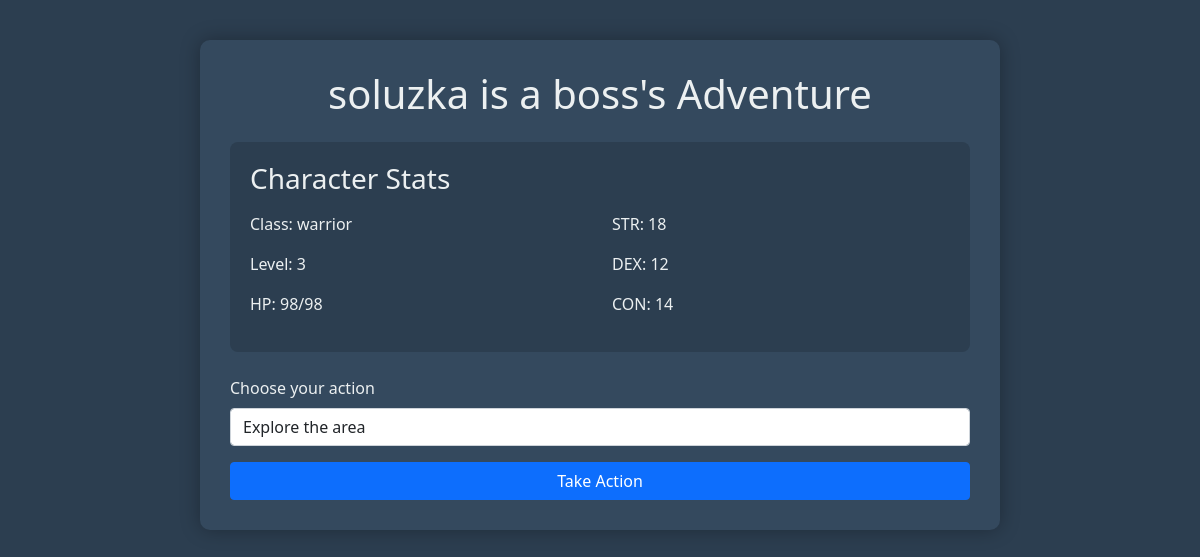
Page /game/1 (signed in) on the committed database.
### app.py (models this page shows, shortened)
class Character(db.Model):
    id = db.Column(db.Integer, primary_key=True)
    name = db.Column(db.String(80), nullable=False)
    char_class = db.Column(db.String(80), nullable=False)
    level = db.Column(db.Integer, default=1)
    hp = db.Column(db.Integer, default=70)
    max_hp = db.Column(db.Integer, default=70)
    strength = db.Column(db.Integer, default=10)
    dexterity = db.Column(db.Integer, default=10)
    constitution = db.Column(db.Integer, default=10)
    intelligence = db.Column(db.Integer, default=10)
    wisdom = db.Column(db.Integer, default=10)
    charisma = db.Column(db.Integer, default=10)
    gold = db.Column(db.Integer, default=0)
    experience = db.Column(db.Integer, default=0)
    inventory = db.Column(db.String(500), default='[]')
    equipment = db.Column(db.String(500), default='{"weapon": "Fists", "armor": "Clothes"}')
    abilities = db.Column(db.String(500), default='[]')
    user_id = db.Column(db.Integer, db.ForeignKey('user.id'), nullable=False)
    version = db.Column(db.Integer, default=1)

### app.py (the view, shortened to what this page needs)
@app.route('/game/<int:character_id>', methods=['GET', 'POST'])
@login_required
def game(character_id):
    character = Character.query.get_or_404(character_id)
    if character.user_id != current_user.id:
        return "Unauthorized", 403
    form = GameForm()
    return render_template('game.html', character=character, form=form)

### app.py
class GameForm(FlaskForm):
    action = SelectField('Choose your action',
                      choices=[
                          ('explore', 'Explore the area'),
                          ('fight', 'Look for enemies'),
                          ('rest', 'Rest and heal'),
                          ('inventory', 'Check inventory')
                      ],
                      validators=[DataRequired()])
    submit = SubmitField('Take Action')

### app.py (called while the page is built)
@login_manager.user_loader
def load_user(user_id):
    return User.query.get(int(user_id))

### templates/game.html (shortened to what this page needs)
<!DOCTYPE html>
<html lang="en">
<head>
    <link href="https://cdn.jsdelivr.net/npm/bootstrap@5.1.3/dist/css/bootstrap.min.css" rel="stylesheet">
</head>
<body>
    <div class="container">
        <div class="game-container">
            <h1 class="text-center mb-4">{{ character.name }}'s Adventure</h1>
            <div class="character-stats">
                <h3 class="mb-3">Character Stats</h3>
                <div class="row">
                    <div class="col-md-6">
                        <p>Class: {{ character.char_class }}</p>
                        <p>Level: {{ character.level }}</p>
                        <p>HP: {{ character.hp }}/{{ character.max_hp }}</p>
                    </div>
                    <div class="col-md-6">
                        <p>STR: {{ character.strength }}</p>
                        <p>DEX: {{ character.dexterity }}</p>
                        <p>CON: {{ character.constitution }}</p>
                    </div>
                </div>
            </div>
            <form method="POST" class="mt-4">
                <div class="mb-3">
                    {{ form.action.label(class="form-label") }}
                    {{ form.action(class="form-control") }}
                </div>
                {{ form.submit(class="btn btn-primary w-100") }}
            </form>
        </div>
    </div>
</body>
</html>

### templates/game.html (style rules this page uses)
body { background-color: #2c3e50; color: #ecf0f1; padding: 40px 0; }
.game-container { background-color: #34495e; padding: 30px; border-radius: 10px; box-shadow: 0 0 20px rgba(0,0,0,0.3); max-width: 800px; margin: 0 auto; }
.character-stats { background-color: #2c3e50; padding: 20px; border-radius: 8px; margin-bottom: 20px; }

### rows in the picture
Character: name "soluzka is a boss", char_class "warrior", level "3", hp "98", max_hp "98", strength "18", dexterity "12", constitution "14"
